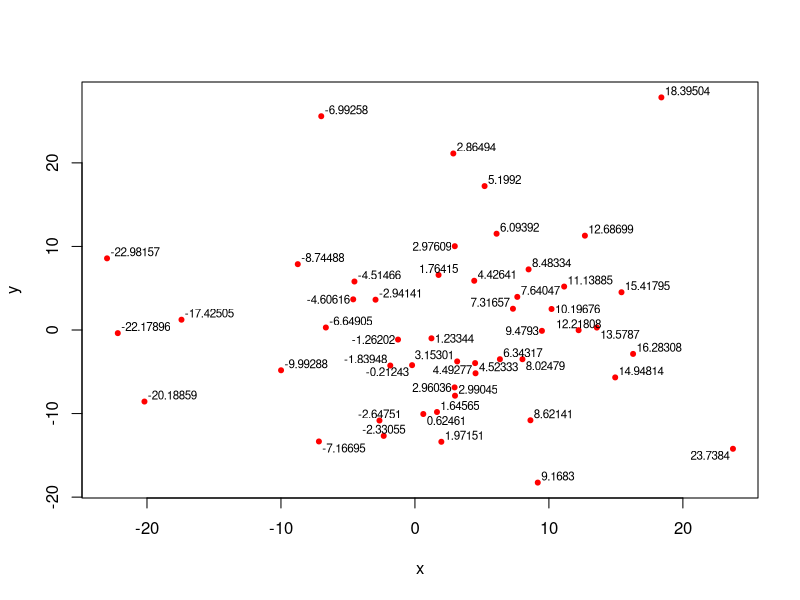

The R script that drew this image:
# http://en.wikipedia.org/wiki/Automatic_label_placement
# http://www.szoraster.com/Cartography/PracticalExperience.htm
# http://www.eecs.harvard.edu/~shieber/Projects/Carto/carto.html
# http://i11www.iti.uni-karlsruhe.de/map-labeling/bibliography/


pointLabel <- function(x, y = NULL, labels = seq(along = x), cex = 1,
                       method = c("SANN", "GA"),
                       allowSmallOverlap = FALSE,
                       trace = FALSE,
                       doPlot = TRUE,
                       ...)
{
  if (!missing(y) && (is.character(y) || is.expression(y))) {
    labels <- y
    y <- NULL
  }
  if (is.factor(labels)) 
    labels <- as.character(labels)
  z = xy.coords(x, y, recycle = TRUE)
  x = z$x
  y = z$y
  if (length(labels) < length(x))
    labels = rep(labels, length(x))
  
  method <- match.arg(method)
  
  boundary = par()$usr
  image_width = boundary[2] - boundary[1]
  image_height = boundary[4] - boundary[3]
  if (allowSmallOverlap) # default to 2% of the image size
    nudgeFactor = .02*(abs(boundary[1] + 1i*boundary[2] - boundary[3] - 1i*boundary[4]))

  n_labels = length(x)
                         
  # There are eight possible alignment codes, corresponding to the 
  # corners and side mid-points of the rectangle
  # Codes are 1:8
  # Code 7 is the most preferred
  xBoundary = image_width * 0.01 # add a small boundary around the rectangle
  yBoundary = image_height * 0.01
  width = strwidth(labels, units = "user", cex = cex) + xBoundary
  height = strheight(labels, units = "user", cex = cex) + yBoundary
  gen_offset <- function(code)
         c(-1, -1, -1,  0,  0,  1,  1,  1)[code] * (width/2) +
    1i * c(-1,  0,  1, -1,  1, -1,  0,  1)[code] * (height/2)
  
  
  # Finds intersection area of two rectangles
  rect_intersect <- function(xy1, offset1, xy2, offset2) {
    w = pmin(Re(xy1+offset1/2), Re(xy2+offset2/2)) - pmax(Re(xy1-offset1/2), Re(xy2-offset2/2))   
    h = pmin(Im(xy1+offset1/2), Im(xy2+offset2/2)) - pmax(Im(xy1-offset1/2), Im(xy2-offset2/2))   
    w[w <= 0] = 0
    h[h <= 0] = 0
    w*h
  }
  
  nudge <- function(offset) {
    # Nudge the labels slightly if they overlap:
    doesIntersect = rect_intersect(xy[rectidx1] + offset[rectidx1], rectv[rectidx1],
                                   xy[rectidx2] + offset[rectidx2], rectv[rectidx2]) > 0
  
    pyth = abs(xy[rectidx1] + offset[rectidx1] - xy[rectidx2] - offset[rectidx2]) / nudgeFactor
    eps = 1.0e-10

    for (i in which(doesIntersect & pyth > eps)) {
      idx1 = rectidx1[i]
      idx2 = rectidx2[i]
      vect = (xy[idx1] + offset[idx1] - xy[idx2] - offset[idx2]) / pyth[idx1]
      offset[idx1] = offset[idx1] + vect
      offset[idx2] = offset[idx2] - vect
    }
    offset
  }
  
  objective <- function(gene) {
    offset = gen_offset(gene)

    # Allow for "bending" the labels a bit
    if (allowSmallOverlap) offset = nudge(offset)

    if (!is.null(rectidx1))
      area = sum(rect_intersect(xy[rectidx1] + offset[rectidx1], rectv[rectidx1],
                                xy[rectidx2] + offset[rectidx2], rectv[rectidx2]))
    else
      area = 0
      
    # Penalize labels which go outside the image area
    # Count points outside of the image
    n_outside = sum(Re(xy + offset - rectv/2) < boundary[1] | Re(xy + offset + rectv/2) > boundary[2] |
                    Im(xy + offset - rectv/2) < boundary[3] | Im(xy + offset + rectv/2) > boundary[4]) 
    area + n_outside * image_width * image_height
  }
  
   
  # Make a list of label rectangles in their reference positions,
  # centered over the map feature; the real labels are displaced
  # from these positions so as not to overlap
  # Note that some labels can be bigger than others
  xy = x + 1i * y
  rectv = width + 1i * height

  rectidx1 = rectidx2 = array(0, (length(x)^2 - length(x)) / 2)
  k=0
  for (i in 1:length(x))
    for (j in seq(len=(i-1))) {
      k = k + 1
      rectidx1[k] = i
      rectidx2[k] = j
    }
  canIntersect = rect_intersect(xy[rectidx1], 2 * rectv[rectidx1],
                                xy[rectidx2], 2 * rectv[rectidx2]) > 0
  rectidx1 = rectidx1[canIntersect]
  rectidx2 = rectidx2[canIntersect]
  if (trace) cat("possible intersects =", length(rectidx1), "\n")

  if (trace) cat("portion covered =", sum(rect_intersect(xy, rectv,xy,rectv))/(image_width*image_height),"\n")

  GA <- function() {
    # Make some starting genes
    n_startgenes = 1000     # size of starting gene pool 
    n_bestgenes = 30       # genes selected for cross-breeding
    prob = 0.2

    # Mutation function: O(n^2) time
    mutate <- function(gene) {
      offset = gen_offset(gene)
      # Directed mutation where two rectangles intersect
      doesIntersect = rect_intersect(xy[rectidx1] + offset[rectidx1], rectv[rectidx1],
                                     xy[rectidx2] + offset[rectidx2], rectv[rectidx2]) > 0
    
      for (i in which(doesIntersect)) {
        gene[rectidx1[i]] = sample(1:8, 1)
      }
      # And a bit of random mutation, too
      for (i in seq(along=gene))
        if (runif(1) <= prob)
          gene[i] = sample(1:8, 1)
      gene
    }
    
    # Crossbreed two genes, then mutate at "hot spots" where intersections remain
    crossbreed <- function(g1, g2)
      ifelse(sample(c(0,1), length(g1), repl = TRUE) > .5, g1, g2)


    genes = matrix(sample(1:8, n_labels * n_startgenes, repl = TRUE), n_startgenes, n_labels)
    
    for (i in 1:10) {
      scores = array(0., NROW(genes))
      for (j in 1:NROW(genes))
        scores[j] = objective(genes[j,])
      rankings = order(scores)
      genes = genes[rankings,]
      bestgenes = genes[1:n_bestgenes,]
      bestscore = scores[rankings][1]
      if (bestscore == 0) {
        if (trace) cat("overlap area =", bestscore, "\n")
        break
      }
      # At each stage, we breed the best genes with one another
      genes = matrix(0, n_bestgenes^2, n_labels)
      for (j in 1:n_bestgenes)
        for (k in 1:n_bestgenes)
          genes[n_bestgenes*(j-1) + k,] = mutate(crossbreed(bestgenes[j,], bestgenes[k,]))
      
      genes = rbind(bestgenes, genes)
      if (trace) cat("overlap area =", bestscore, "\n")
    }
    nx = Re(xy + gen_offset(bestgenes[1,]))
    ny = Im(xy + gen_offset(bestgenes[1,]))
    list(x = nx, y = ny)
  }
  SANN <- function() {
    # Make some starting "genes"
    #gene = sample(1:8, n_labels, repl = TRUE)
    gene = rep(8, n_labels)
    score = objective(gene)
    bestgene = gene
    bestscore = score
    T = 2.5
    for (i in 1:50) {
      k = 1
      for (j in 1:50) {
        newgene = gene
        newgene[sample(1:n_labels, 1)] = sample(1:8,1)
        newscore = objective(newgene)
        if (newscore < score || runif(1) < 1 - exp((newscore - score) / T)) {
          k = k + 1
          score = newscore
          gene = newgene
        }
        if (score <= bestscore) {
          bestscore = score
          bestgene = gene
        }
        if (bestscore == 0 || k == 10) break
      }
      if (bestscore == 0) break
      if (trace) cat("overlap area =", bestscore, "\n")
      T = 0.9 * T
    }
    
    if (trace) cat("overlap area =", bestscore, "\n")
    nx = Re(xy + gen_offset(bestgene))
    ny = Im(xy + gen_offset(bestgene))
    list(x = nx, y = ny)
  }
  if (method == "SANN")
    xy = SANN()
  else
    xy = GA()
  if (doPlot)
    text(xy, labels, cex = cex, ...)
  invisible(xy)
}

# Examples:
#set.seed(100)
n = 50
x = rnorm(n)*10
y = rnorm(n)*10
plot(x,y, col="red",pch=20)
pointLabel(x, y, as.character(round(x,5)), offset = 0, allowSmallOverlap = F,cex=.7, trace = TRUE)

pointLabel(x, y, as.character(round(x,5)), offset = 0, allowSmallOverlap = F,cex=.7, method = "GA", doPlot=F, trace = TRUE)

#plot(x,y, col="red",pch=20)
#pointLabel(x, y, expression(frac(sqrt(x+y),z)), offset = 0, allowSmallOverlap = F,cex=.9)
#pointLabel(x[1:4], y[1:4], as.character(round(x[1:4],7)), offset = 0, allowSmallOverlap = F)
#pointLabel(x[-1], y[-1], as.character(round(x[-1],7)), offset = 0, allowSmallOverlap = F)
